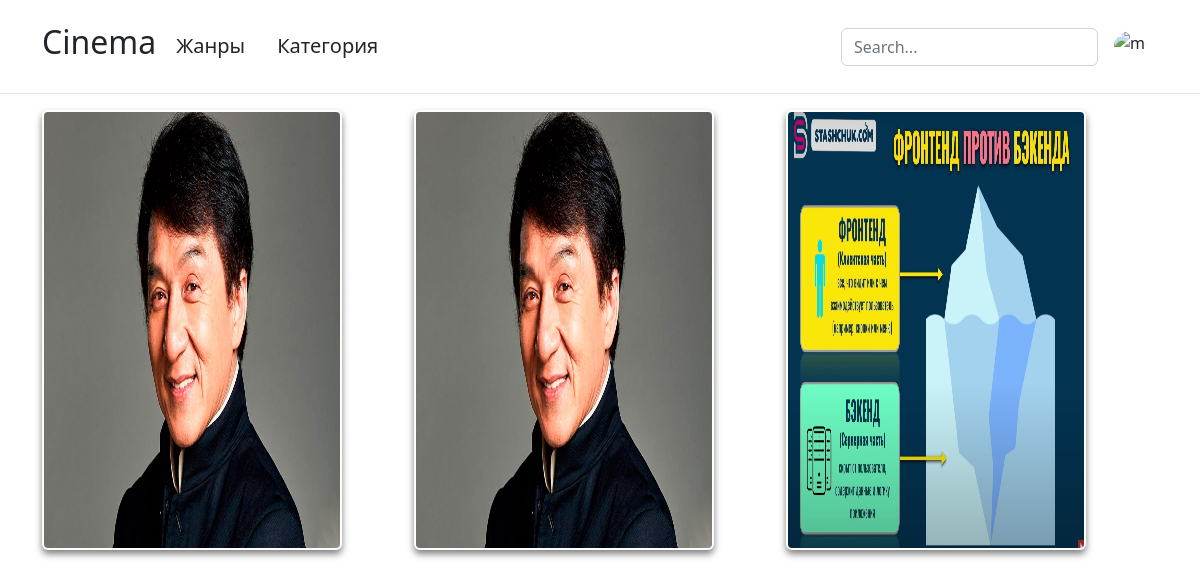
Before: / with the older database file.
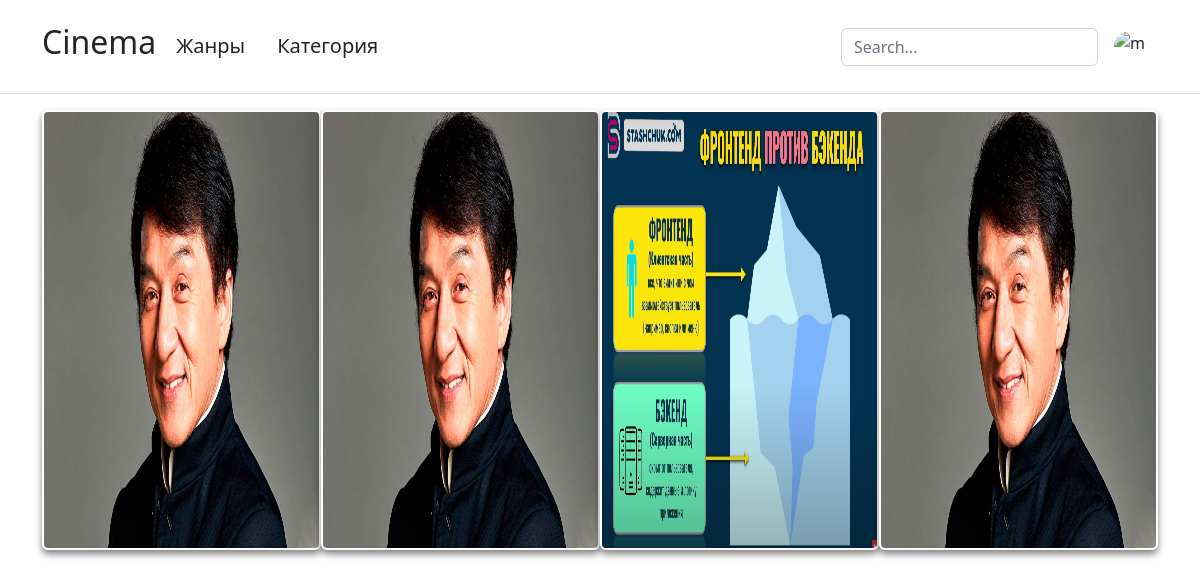
After: the same page with the newer database file.
### moviedjango/models.py (models this page shows, shortened)
class AddFilm(models.Model):
    title = models.CharField('Название' , max_length=255)
    descr = models.CharField('Описание' , max_length=255)
    country = models.CharField('Страна' , max_length=255)
    genress = models.CharField('Жанр' , max_length=255)
    url = models.CharField('Ссылка' , max_length=255)
    image = models.ImageField(upload_to='images')

### moviedjango/views.py (the view)
# urls.py: path('' , views.HomePage , name='home' ),
def HomePage(request):
    genress = Genress.objects.all()
    film = AddFilm.objects.all()
    category = Category.objects.all()
    search_query = request.GET.get('search' , '')
    if search_query:
        film = AddFilm.objects.filter(title__icontains=search_query)
    else:
        film = AddFilm.objects.all()
    context = {
      'film' : film,
      'genress':genress,
      'category':category
    }
    return render(request , 'moviedjango/home.html' , context)

### moviedjango/models.py (called while the page is built)
    def __str__(self):
      return self.title

    def __str__(self):
      return self.title

### moviedjango/templates/moviedjango/home.html (shortened to what this page needs)
{% extends 'moviedjango/base.html' %}
      {% block content %}
         <main class="main">
            <div class="container">
               <div class="col coll">
                   {%for el in film%}
                        <div class="wrapper">
                              <div class="card">
                              <img src="{{el.image.url}}" alt="">
                              </div>
                        </div>
                  {%endfor%}
               </div>
                 </div>
         </main>
      {% endblock  %}

### moviedjango/templates/moviedjango/base.html (shortened to what this page needs)
{% load static %}
<!DOCTYPE html>
<html lang="en">
<head>
   <link rel="stylesheet" href="https://cdn.jsdelivr.net/npm/bootstrap@5.2.2/dist/css/bootstrap.min.css">
   <link rel="stylesheet" href="{% static 'css/style.css' %}">
</head>
<body>
   <header class="p-3 mb-3 border-bottom">
      <div class="container">
        <div class="d-flex flex-wrap align-items-center justify-content-center justify-content-lg-start">
          <a href="/" class="d-flex align-items-center mb-2 mb-lg-0 text-dark text-decoration-none">
            <h2>Cinema</h2>
          </a>
          <ul class="nav col-12 col-lg-auto me-lg-auto mb-2 justify-content-center mb-md-0">
            <a href="#" class="d-block link-dark text-decoration-none dropdown-toggle header_center" id="dropdownUser1" data-bs-toggle="dropdown" aria-expanded="false">
               <p class = 'header_descr'>Жанры</p>
             </a>
             <a href="#" class="d-block link-dark text-decoration-none dropdown-toggle header_center" id="dropdownUser1" data-bs-toggle="dropdown" aria-expanded="false">
               <p class = 'header_descr'>Категория</p>
             </a>
          </ul>
          <form  class="col-12 col-lg-auto mb-3 mb-lg-0 me-lg-3 form-search" method='get' action="{% url 'home' %}">
            <input name='search' type="search" type="text" class="form-control" placeholder="Search..." aria-label="Search">
          </form>
          <div class="dropdown text-end">
            <a href="#" class="d-block link-dark text-decoration-none dropdown-toggle" id="dropdownUser1" data-bs-toggle="dropdown" aria-expanded="false">
              <img src="https://upload.wikimedia.org/wikipedia/commons/thumb/7/7c/User_font_awesome.svg/2048px-User_font_awesome.svg.png" alt="mdo" width="32" height="32" class="rounded-circle">
            </a>
          </div>
        </div>
      </div>
    </header>
    {%block content%}
    {%endblock%}
</body>
</html>

### moviedjango/static/css/style.css (style rules this page uses)
* { padding: 0; margin: 0; box-sizing: border-box; text-decoration: none!important; }
.dropdown-toggle::after { color: #fff!important; }
.d-block { display: flex!important; }
.header_center { margin: 15px 0 0 20px; }
.header_descr { font-size: 20px!important; transition: .2s; }
.coll { display: flex!important; }
.wrapper { width:100%; max-width: 650px; height:auto; display: flex; }
.card { flex-basis: 300px; flex-grow: 0; height: 440px; background: #fff; border: 2px solid #fff; box-shadow: 0px 4px 7px rgba(0,0,0,.5); cursor: pointer; transition: all .5s cubic-bezier(.8,.5,.2,1.4); overflow: hidden; position: relative; }
.card img { width: 100%; height:100%; transition: all .5s cubic-bezier(.8,.5,.2,1.4); }

Changed rows visible on the page:
added AddFilm: image (picture)
